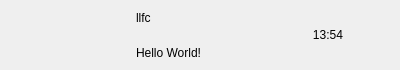
<?xml version="1.0" encoding="UTF-8"?>
<ui version="4.0">
 <class>ChatUserWid</class>
 <widget class="QWidget" name="ChatUserWid">
  <property name="geometry">
   <rect>
    <x>0</x>
    <y>0</y>
    <width>400</width>
    <height>70</height>
   </rect>
  </property>
  <property name="minimumSize">
   <size>
    <width>0</width>
    <height>70</height>
   </size>
  </property>
  <property name="maximumSize">
   <size>
    <width>16777215</width>
    <height>70</height>
   </size>
  </property>
  <property name="windowTitle">
   <string>Form</string>
  </property>
  <layout class="QHBoxLayout" name="horizontalLayout">
   <property name="spacing">
    <number>5</number>
   </property>
   <property name="topMargin">
    <number>2</number>
   </property>
   <property name="bottomMargin">
    <number>2</number>
   </property>
   <item>
    <widget class="QWidget" name="icon_wid" native="true">
     <property name="minimumSize">
      <size>
       <width>50</width>
       <height>50</height>
      </size>
     </property>
     <property name="maximumSize">
      <size>
       <width>50</width>
       <height>50</height>
      </size>
     </property>
     <layout class="QHBoxLayout" name="horizontalLayout_2">
      <property name="spacing">
       <number>0</number>
      </property>
      <property name="leftMargin">
       <number>0</number>
      </property>
      <property name="topMargin">
       <number>0</number>
      </property>
      <property name="rightMargin">
       <number>0</number>
      </property>
      <property name="bottomMargin">
       <number>0</number>
      </property>
      <item>
       <widget class="QLabel" name="icon_lb">
        <property name="minimumSize">
         <size>
          <width>45</width>
          <height>45</height>
         </size>
        </property>
        <property name="maximumSize">
         <size>
          <width>45</width>
          <height>45</height>
         </size>
        </property>
        <property name="text">
         <string/>
        </property>
       </widget>
      </item>
     </layout>
    </widget>
   </item>
   <item>
    <widget class="QWidget" name="user_info_wid" native="true">
     <property name="maximumSize">
      <size>
       <width>130</width>
       <height>16777215</height>
      </size>
     </property>
     <layout class="QVBoxLayout" name="verticalLayout">
      <property name="spacing">
       <number>7</number>
      </property>
      <property name="leftMargin">
       <number>2</number>
      </property>
      <property name="topMargin">
       <number>2</number>
      </property>
      <property name="rightMargin">
       <number>2</number>
      </property>
      <property name="bottomMargin">
       <number>2</number>
      </property>
      <item>
       <widget class="QLabel" name="user_name_lb">
        <property name="maximumSize">
         <size>
          <width>130</width>
          <height>16777215</height>
         </size>
        </property>
        <property name="text">
         <string>llfc</string>
        </property>
       </widget>
      </item>
      <item>
       <widget class="QLabel" name="user_chat_lb">
        <property name="maximumSize">
         <size>
          <width>130</width>
          <height>16777215</height>
         </size>
        </property>
        <property name="text">
         <string>Hello World!</string>
        </property>
       </widget>
      </item>
     </layout>
    </widget>
   </item>
   <item>
    <widget class="QWidget" name="time_wid" native="true">
     <property name="minimumSize">
      <size>
       <width>50</width>
       <height>50</height>
      </size>
     </property>
     <property name="maximumSize">
      <size>
       <width>50</width>
       <height>50</height>
      </size>
     </property>
     <layout class="QVBoxLayout" name="verticalLayout_2">
      <item>
       <widget class="QLabel" name="time_lb">
        <property name="text">
         <string>13:54</string>
        </property>
        <property name="alignment">
         <set>Qt::AlignmentFlag::AlignCenter</set>
        </property>
       </widget>
      </item>
     </layout>
    </widget>
   </item>
  </layout>
 </widget>
 <resources/>
 <connections/>
</ui>
